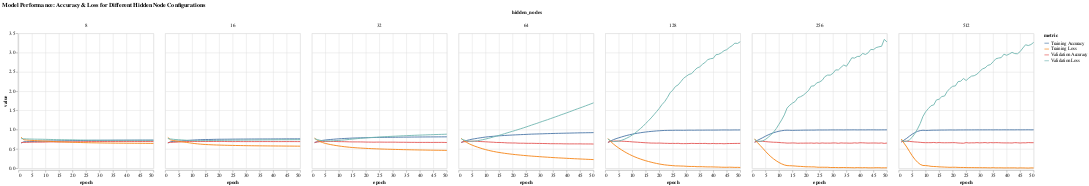

The notebook cell saved with this chart:
### Markdown cell above
### Description of the Plots
Observing the graph, we can conclude that the network is overfitting. This is evident from the fact that the training accuracy continues to improve while the validation accuracy plateaus or even decreases. Additionally, the training loss decreases steadily, whereas the validation loss starts to increase after a certain number of epochs. This indicates that the model is learning the training data very well but is not generalizing to the validation data, which is a clear sign of overfitting.

### Code cell
# Set random seed for reproducibility
tf.random.set_seed(42)

# List of node counts to test
nodes_list = [8, 16, 32, 64, 128, 256, 512]

# Prepare a DataFrame to collect all metrics for plotting
df_all_models = pd.DataFrame()

for nodes in nodes_list:
    print(f"\nTraining model with {nodes} hidden nodes:")
    
    # Define the model architecture
    model = Sequential([
        InputLayer(input_shape=(462,)),
        Dense(nodes, activation='relu'),
        Dense(3, activation='softmax')
    ])
    
    # Compile the model
    model.compile(optimizer='adam',
                  loss='sparse_categorical_crossentropy',
                  metrics=['accuracy'])
    
    # Train the model
    history = model.fit(
        X_train, y_train,
        epochs=50,
        batch_size=32,
        validation_data=(X_valid, y_valid),
        verbose=0
    )
    
    # Prepare data for plotting
    df = pd.DataFrame({
        'epoch': range(1, 51),
        'training_accuracy': history.history['accuracy'],
        'validation_accuracy': history.history['val_accuracy'],
        'training_loss': history.history['loss'],
        'validation_loss': history.history['val_loss'],
        'hidden_nodes': [nodes] * 50
    })
    
    # Melt the dataframe for long format
    df_long = df.melt(id_vars=['epoch', 'hidden_nodes'], 
                      value_vars=['training_accuracy', 'validation_accuracy', 'training_loss', 'validation_loss'],
                      var_name='metric', value_name='value')
    
    # Concatenate all data
    df_all_models = pd.concat([df_all_models, df_long], ignore_index=True)

# Plotting with Altair

# Define the color mapping for metrics
color_mapping = {
    'training_accuracy': 'Training Accuracy',
    'validation_accuracy': 'Validation Accuracy',
    'training_loss': 'Training Loss',
    'validation_loss': 'Validation Loss'
}

df_all_models['metric'] = df_all_models['metric'].map(color_mapping)

# Altair plot: Interactive plot for all models
chart = alt.Chart(df_all_models).mark_line().encode(
    x='epoch',
    y='value',
    color='metric',
    column='hidden_nodes:O',  # Separate charts for each node configuration
    tooltip=['epoch', 'value', 'metric', 'hidden_nodes']
).properties(
    title="Model Performance: Accuracy & Loss for Different Hidden Node Configurations",
    width=300,
    height=300
)

# Display the chart
chart.display()

### Figure 1 — Vega-Lite specification as saved in the notebook (floating-point values rounded to 4 significant figures; data arrays with more than 128 entries replaced by an {"elided": "..."} marker saying what was removed)
{"config": {"view": {"continuousWidth": 300, "continuousHeight": 300}}, "data": {"name": "data-97d187ea92cbae9ae2858503dbe9743d"}, "mark": {"type": "line"}, "encoding": {"color": {"field": "metric", "type": "nominal"}, "column": {"field": "hidden_nodes", "type": "ordinal"}, "tooltip": [{"field": "epoch", "type": "quantitative"}, {"field": "value", "type": "quantitative"}, {"field": "metric", "type": "nominal"}, {"field": "hidden_nodes", "type": "quantitative"}], "x": {"field": "epoch", "type": "quantitative"}, "y": {"field": "value", "type": "quantitative"}}, "height": 300, "title": "Model Performance: Accuracy & Loss for Different Hidden Node Configurations", "width": 300, "$schema": "https://vega.github.io/schema/vega-lite/v5.20.1.json", "datasets": {"data-97d187ea92cbae9ae2858503dbe9743d": {"elided": "1400 records"}}}
